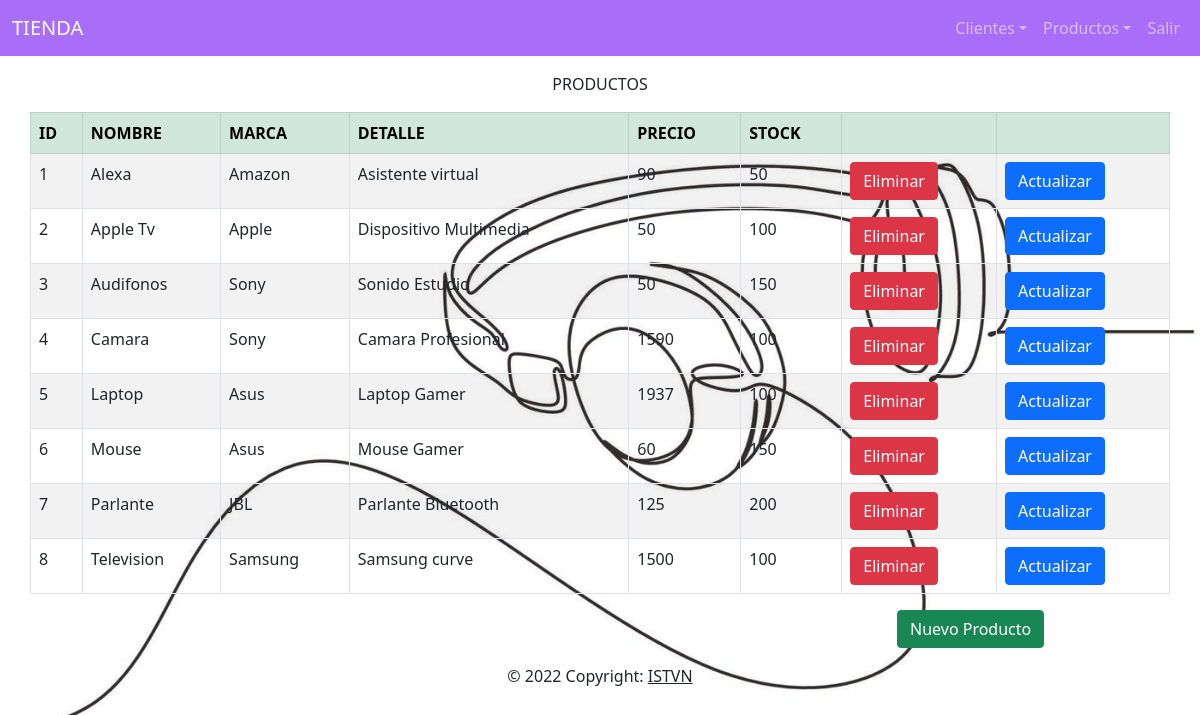
Page /Admin/Productos.php on the committed database.
### tables this page shows
CREATE TABLE `productos` (
  `idp` int(11) NOT NULL,
  `nombre` varchar(50) DEFAULT NULL,
  `marca` varchar(50) DEFAULT NULL,
  `detalle` varchar(50) DEFAULT NULL,
  `precio` decimal(10,0) DEFAULT NULL,
  `stock` int(11) DEFAULT NULL,
  `foto` varchar(50) DEFAULT NULL
);

### Admin/Productos.php (the view, shortened to what this page needs)
<?php
include("Plantillas/encabezado.php");
include("Conexion/Conexion.php");
    $sql = "Select * from productos;";
    $result = $conn->query($sql);;
?>
<div class="container">
    <div class="row">
        <table border="1" class="table table-striped table-inverse table-bordered ">
        <label  class="text-center p-3" class="form-label">PRODUCTOS</label>
            <thead class="thead-inverse ">
                <tr class="table-success">
                    <th>ID</th>
                    <th>NOMBRE</th>
                    <th>MARCA</th>
                    <th>DETALLE</th>
                    <th>PRECIO</th>
                    <th>STOCK</th>
                    <th></th>
                    <th></th>
                </tr>
                </thead>
                <tbody>
                    <?php while($r = $result->fetch_assoc()){?>
                    <tr>
                        <td><?php echo $r['idp']; ?></td>
                        <td><?php echo $r['nombre']; ?></td>
                        <td><?php echo $r['marca']; ?></td>
                        <td><?php echo $r['detalle']; ?></td>
                        <td><?php echo $r['precio']; ?></td>
                        <td><?php echo $r['stock']; ?></td>
                        <td>
                            <form action="Conexion/ClientesLogica.php" method="POST">
                                <button type="submit" class="btn btn-danger" name="Enviar" value="Eliminar">Eliminar</button>
                            </form>
                        </td>
                        <td>
                            <form action="FormularioProduc.php" method="POST">
                                <button type="submit" class="btn btn-primary"  name="Enviar" value="Actualizar">Actualizar</button>
                            </form>
                        </td>
                    </tr>
                    <?php
                    }
                    ?>
                </tbody>
        </table>
        <div class="col-md-9">
        </div>
        <div class="col-md-3">
            <a class="btn btn-success" href="FormularioProduc.php">Nuevo Producto</a>
        </div>
    </div>
</div>
<?php include("Plantillas/pie.php") ?>

### rows in the picture
productos: idp "1", nombre "Alexa", marca "Amazon", detalle "Asistente virtual", precio "90", stock "50"
productos: idp "2", nombre "Apple Tv", marca "Apple", detalle "Dispositivo Multimedia", precio "50", stock "100"
productos: idp "3", nombre "Audifonos", marca "Sony", detalle "Sonido Estudio", precio "50", stock "150"
productos: idp "4", nombre "Camara", marca "Sony", detalle "Camara Profesional", precio "1590", stock "100"
productos: idp "5", nombre "Laptop", marca "Asus", detalle "Laptop Gamer", precio "1937", stock "100"
productos: idp "6", nombre "Mouse", marca "Asus", detalle "Mouse Gamer", precio "60", stock "150"
productos: idp "7", nombre "Parlante", marca "JBL", detalle "Parlante Bluetooth", precio "125", stock "200"
productos: idp "8", nombre "Television", marca "Samsung", detalle "Samsung curve", precio "1500", stock "100"
